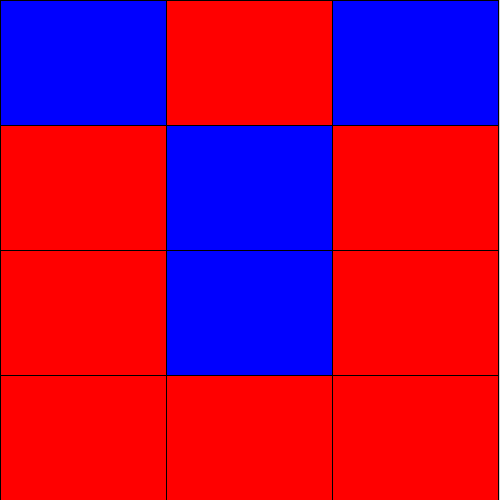
Frame 1 (no input)
Frame 60 (the mouse pressed at the canvas centre just before this capture): identical to frame 1, image omitted
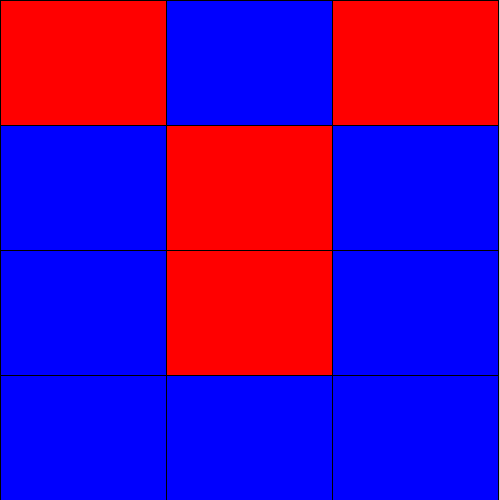
Frame 120 (the mouse held since frame 60 and released just before this capture)

The Processing sketch that drew these frames (run headless with seeded random() and noise(); from frame 60 on, the mouse is pressed at the canvas centre):

// Processing sketch: Task_4
// ── Task_4.pde
int r;
int c;
int[][] redBlue;
float rh;
float cw;
int click = 1;
int blueSquares;
int redSquares;

void setup(){
 size(500,500);
 r = 4;
 c = 3;
 redBlue = new int[r][c];
 textAlign(CENTER);
 
 rh = height/int(r);
 cw = width/int(c);
 
 for(int i=0; i<r; i++){
  for(int j=0; j<c; j++){
   redBlue[i][j] = round(random(1));
  }
 }
}

void draw() {
  blueSquares = 0;
  redSquares = 0;
 for(int i=0; i<r; i++){
  for(int j=0; j<c; j++){
   if(redBlue[i][j]==0){
    fill(255,0,0);
    redSquares += 1;
   } else if(redBlue[i][j]==1) {
    fill(0,0,255);
    blueSquares += 1;
   }
   rect(j*cw,i*rh,cw,rh);
  }
 }
 fill(255);
 if (keyPressed) {
  if(keyCode==SHIFT) {
    text("There are " + redSquares + " red squares.", width/2,height/2);
  }
  if(keyCode==CONTROL) {
    text("There are " + blueSquares + " blue squares.", width/2,height/2-20);
  }
 }
}

void mousePressed() {
  for (int i = 0; i<r; i++){
    for (int j = 0; j<c; j++) {
      if (redBlue[i][j]==0){
        redBlue[i][j]=1;
      } else if (redBlue[i][j]==1) {
        redBlue[i][j]=0;
      }
    }
  }
}

void keyPressed() {
  if(keyCode==SHIFT) {
    text("There are " + redSquares + " red squares.", width/2,height/2);
  }
  if(keyCode==CONTROL) {
    text("There are " + blueSquares + " blue squares.", width/2,height/2-20);
  }
}
